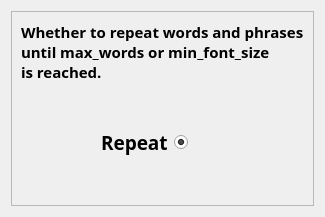
                       <widget class="QWidget" name="parameters_windowPage1">
                        <attribute name="title">
                         <string>Repeat</string>
                        </attribute>
                        <layout class="QVBoxLayout" name="verticalLayout_16">
                         <item alignment="Qt::AlignHCenter">
                          <widget class="QFrame" name="frame_3">
                           <property name="frameShape">
                            <enum>QFrame::StyledPanel</enum>
                           </property>
                           <property name="frameShadow">
                            <enum>QFrame::Raised</enum>
                           </property>
                           <layout class="QVBoxLayout" name="verticalLayout_6">
                            <item alignment="Qt::AlignHCenter">
                             <widget class="QLabel" name="label">
                              <property name="font">
                               <font>
                                <family>IBM Plex Sans</family>
                                <pointsize>11</pointsize>
                                <bold>true</bold>
                                <kerning>true</kerning>
                               </font>
                              </property>
                              <property name="text">
                               <string>Whether to repeat words and phrases 
until max_words or min_font_size 
is reached.</string>
                              </property>
                             </widget>
                            </item>
                            <item>
                             <spacer name="verticalSpacer_14">
                              <property name="orientation">
                               <enum>Qt::Vertical</enum>
                              </property>
                              <property name="sizeHint" stdset="0">
                               <size>
                                <width>20</width>
                                <height>40</height>
                               </size>
                              </property>
                             </spacer>
                            </item>
                            <item>
                             <layout class="QHBoxLayout" name="horizontalLayout_5">
                              <item>
                               <spacer name="horizontalSpacer">
                                <property name="orientation">
                                 <enum>Qt::Horizontal</enum>
                                </property>
                                <property name="sizeHint" stdset="0">
                                 <size>
                                  <width>40</width>
                                  <height>20</height>
                                 </size>
                                </property>
                               </spacer>
                              </item>
                              <item>
                               <widget class="QLabel" name="repeat_words_label">
                                <property name="maximumSize">
                                 <size>
                                  <width>150</width>
                                  <height>16777215</height>
                                 </size>
                                </property>
                                <property name="font">
                                 <font>
                                  <family>Play</family>
                                  <pointsize>14</pointsize>
                                  <bold>true</bold>
                                  <kerning>true</kerning>
                                 </font>
                                </property>
                                <property name="toolTip">
                                 <string>&lt;html&gt;&lt;head/&gt;&lt;body&gt;&lt;p&gt;&lt;span style=&quot; font-size:10pt; font-weight:400;&quot;&gt;Enable/Disable word repeat &lt;/span&gt;&lt;/p&gt;&lt;/body&gt;&lt;/html&gt;</string>
                                </property>
                                <property name="text">
                                 <string>Repeat</string>
                                </property>
                               </widget>
                              </item>
                              <item>
                               <widget class="QRadioButton" name="repeat_checkbox">
                                <property name="minimumSize">
                                 <size>
                                  <width>50</width>
                                  <height>0</height>
                                 </size>
                                </property>
                                <property name="maximumSize">
                                 <size>
                                  <width>50</width>
                                  <height>20</height>
                                 </size>
                                </property>
                                <property name="sizeIncrement">
                                 <size>
                                  <width>0</width>
                                  <height>0</height>
                                 </size>
                                </property>
                                <property name="baseSize">
                                 <size>
                                  <width>0</width>
                                  <height>0</height>
                                 </size>
                                </property>
                                <property name="font">
                                 <font>
                                  <family>Segoe UI</family>
                                  <pointsize>10</pointsize>
                                  <bold>true</bold>
                                  <kerning>true</kerning>
                                 </font>
                                </property>
                                <property name="toolTip">
                                 <string>&lt;html&gt;&lt;head/&gt;&lt;body&gt;&lt;p&gt;&lt;br/&gt;&lt;/p&gt;&lt;/body&gt;&lt;/html&gt;</string>
                                </property>
                                <property name="text">
                                 <string/>
                                </property>
                                <property name="iconSize">
                                 <size>
                                  <width>24</width>
                                  <height>24</height>
                                 </size>
                                </property>
                                <property name="checkable">
                                 <bool>true</bool>
                                </property>
                                <property name="checked">
                                 <bool>true</bool>
                                </property>
                                <property name="autoRepeat">
                                 <bool>false</bool>
                                </property>
                               </widget>
                              </item>
                              <item>
                               <spacer name="horizontalSpacer_2">
                                <property name="orientation">
                                 <enum>Qt::Horizontal</enum>
                                </property>
                                <property name="sizeHint" stdset="0">
                                 <size>
                                  <width>40</width>
                                  <height>20</height>
                                 </size>
                                </property>
                               </spacer>
                              </item>
                             </layout>
                            </item>
                            <item>
                             <spacer name="verticalSpacer_13">
                              <property name="orientation">
                               <enum>Qt::Vertical</enum>
                              </property>
                              <property name="sizeHint" stdset="0">
                               <size>
                                <width>20</width>
                                <height>40</height>
                               </size>
                              </property>
                             </spacer>
                            </item>
                           </layout>
                          </widget>
                         </item>
                        </layout>
                       </widget>
